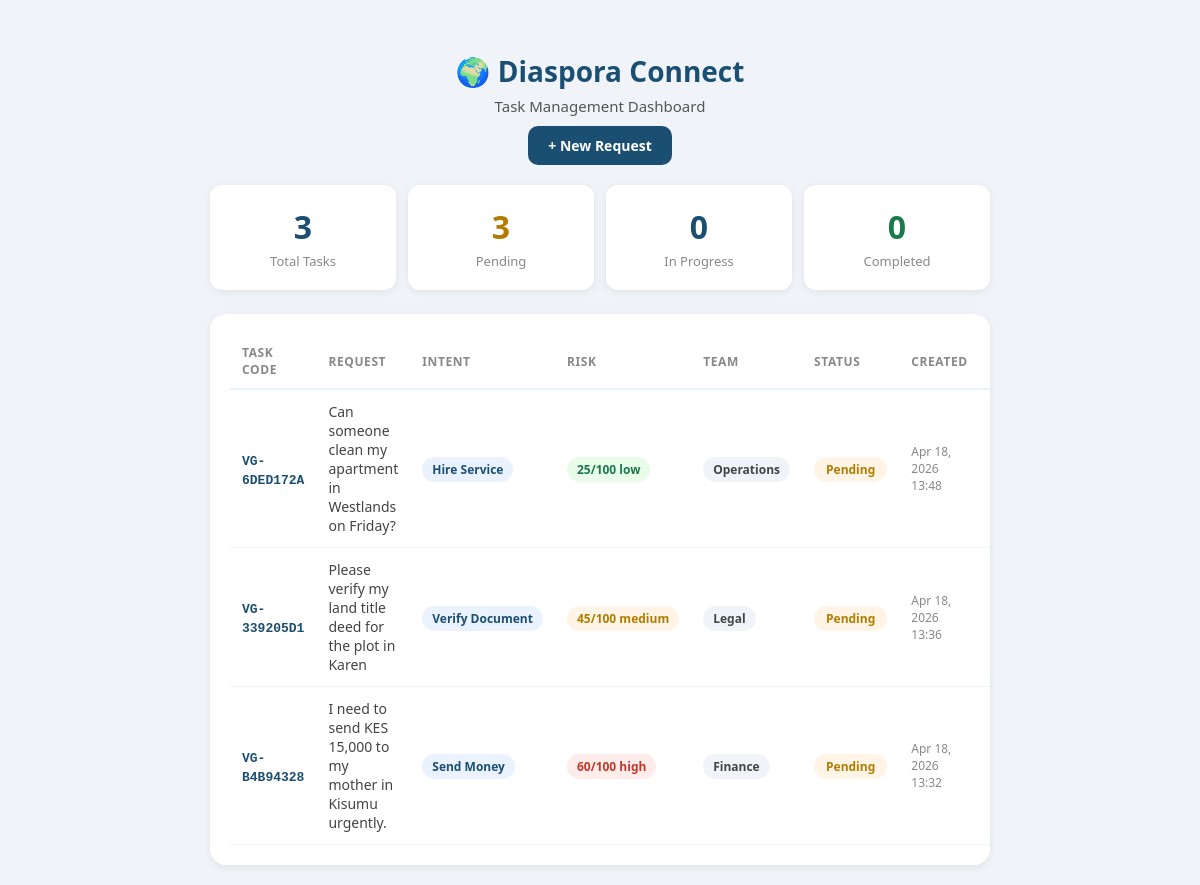
Page /dashboard/ on the earlier database version.
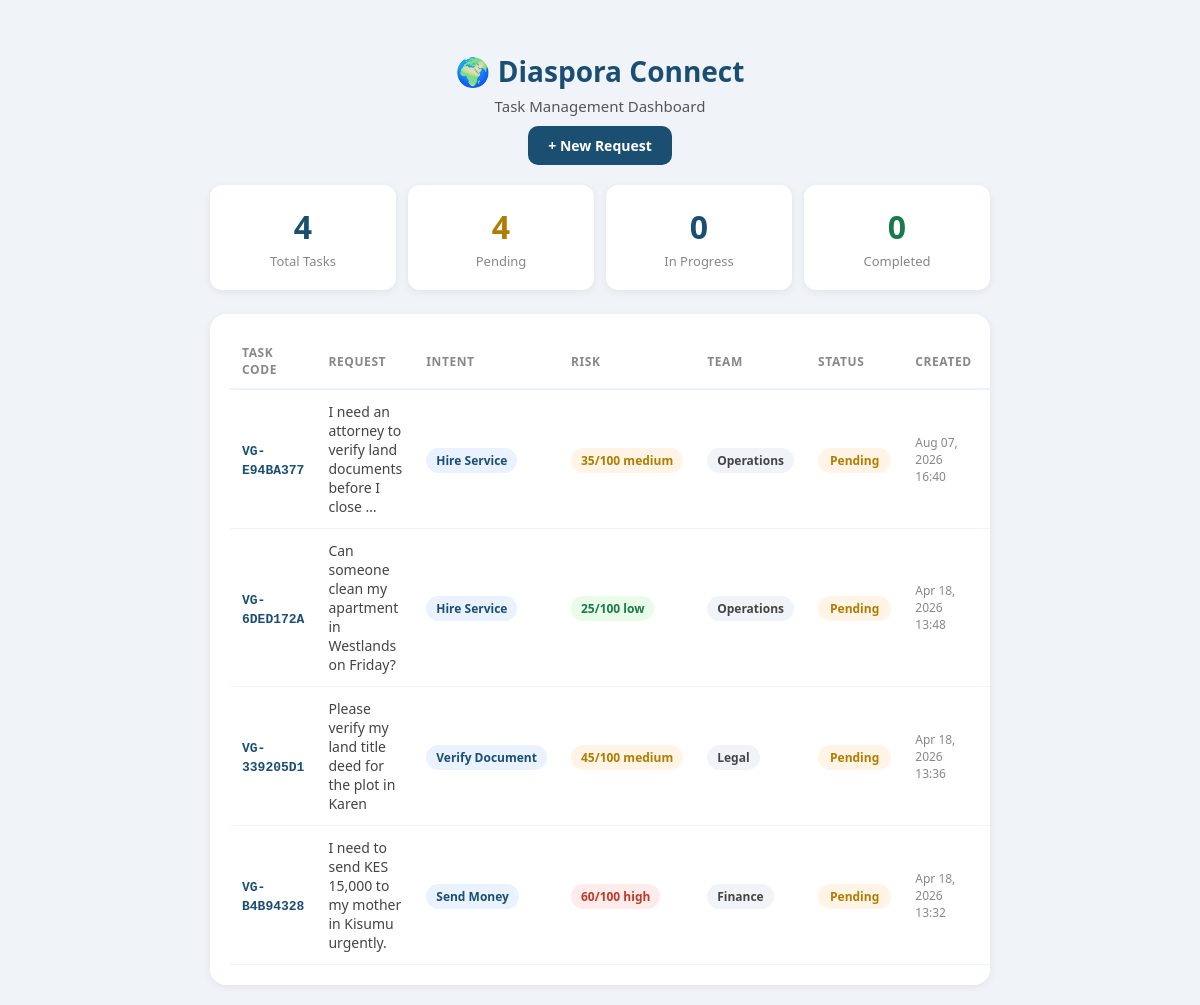
Same page on the later database version.
### assistant/models.py (models this page shows, shortened)
class Task(models.Model):
    INTENT_CHOICES = [
        ('send_money', 'Send Money'),
        ('hire_service', 'Hire Service'),
        ('verify_document', 'Verify Document'),
        ('airport_transfer', 'Airport Transfer'),
        ('check_status', 'Check Status'),
    ]
    STATUS_CHOICES = [
        ('pending', 'Pending'),
        ('in_progress', 'In Progress'),
        ('completed', 'Completed'),
    ]
    TEAM_CHOICES = [
        ('finance', 'Finance'),
        ('operations', 'Operations'),
        ('legal', 'Legal'),
        ('logistics', 'Logistics'),
    ]
    task_code        = models.CharField(max_length=20, unique=True, default=generate_task_code)
    original_request = models.TextField()
    intent           = models.CharField(max_length=50, choices=INTENT_CHOICES)
    entities         = models.JSONField(default=dict)
    risk_score       = models.IntegerField(default=0)
    risk_label       = models.CharField(max_length=20, default='low')
    status           = models.CharField(max_length=20, choices=STATUS_CHOICES, default='pending')
    assigned_team    = models.CharField(max_length=50, choices=TEAM_CHOICES, default='operations')
    created_at       = models.DateTimeField(auto_now_add=True)
    updated_at       = models.DateTimeField(auto_now=True)
    class Meta:
        ordering = ['-created_at']

### assistant/views.py (the view)
# urls.py: path('dashboard/', views.dashboard, name='dashboard'),
def dashboard(request):
    tasks = Task.objects.all()
    return render(request, 'assistant/dashboard.html', {
        'tasks': tasks,
        'total_tasks': tasks.count(),
        'pending_count': tasks.filter(status='pending').count(),
        'inprogress_count': tasks.filter(status='in_progress').count(),
        'completed_count': tasks.filter(status='completed').count(),
    })

### templates/assistant/dashboard.html (shortened to what this page needs)
<!DOCTYPE html>
<html lang="en">
<head>
  {% load static %}
  <link rel="stylesheet" href="{% static 'css/style.css' %}">
  <link rel="stylesheet" href="{% static 'css/dashboard.css' %}">
</head>
<body>
  <div class="container">
    <header class="header">
      <div class="logo">🌍 Diaspora Connect</div>
      <p class="tagline">Task Management Dashboard</p>
      <a href="/" class="new-task-btn">+ New Request</a>
    </header>
    <div class="stats-bar">
      <div class="stat-item">
        <div class="stat-number">{{ total_tasks }}</div>
        <div class="stat-label">Total Tasks</div>
      </div>
      <div class="stat-item">
        <div class="stat-number pending-color">{{ pending_count }}</div>
        <div class="stat-label">Pending</div>
      </div>
      <div class="stat-item">
        <div class="stat-number inprogress-color">{{ inprogress_count }}</div>
        <div class="stat-label">In Progress</div>
      </div>
      <div class="stat-item">
        <div class="stat-number completed-color">{{ completed_count }}</div>
        <div class="stat-label">Completed</div>
      </div>
    </div>
    <div class="table-wrapper">
      {% if tasks %}
      <table class="tasks-table">
        <thead>
          <tr>
            <th>Task Code</th>
            <th>Request</th>
            <th>Intent</th>
            <th>Risk</th>
            <th>Team</th>
            <th>Status</th>
            <th>Created</th>
            <th>Action</th>
          </tr>
        </thead>
        <tbody>
          {% for task in tasks %}
          <tr id="row-{{ task.task_code }}">
            <td><span class="task-code">{{ task.task_code }}</span></td>
            <td class="request-text">{{ task.original_request|truncatechars:60 }}</td>
            <td><span class="intent-badge">{{ task.get_intent_display }}</span></td>
            <td>
              <span class="risk-badge risk-{{ task.risk_label }}">
                {{ task.risk_score }}/100 {{ task.risk_label }}
              </span>
            </td>
            <td><span class="team-badge">{{ task.assigned_team }}</span></td>
            <td>
              <span class="status-badge status-{{ task.status }}" id="status-{{ task.task_code }}">
                {{ task.get_status_display }}
              </span>
            </td>
            <td class="date-text">{{ task.created_at|date:"M d, Y H:i" }}</td>
            <td>
            </td>
          </tr>
          {% endfor %}
        </tbody>
      </table>
      {% else %}
      <div class="empty-state">
        <p>🌍 No tasks yet.</p>
        <a href="/" class="new-task-btn">Submit your first request</a>
      </div>
      {% endif %}
    </div>
  </div>
</body>
</html>

### static/css/style.css (style rules this page uses)
* { box-sizing: border-box; margin: 0; padding: 0; }
body { font-family: 'Segoe UI', sans-serif; background: #f0f4f8; color: #1a1a2e; min-height: 100vh; padding: 20px; }
.container { max-width: 780px; margin: 0 auto; }
.header { text-align: center; padding: 32px 0 20px; }
.logo { font-size: 28px; font-weight: 700; color: #1b4f72; }
.tagline { color: #555; margin-top: 6px; font-size: 15px; }
.risk-low { color: #1a7a4a; }
.risk-medium { color: #b07d00; }
.risk-high { color: #c0392b; }

### static/css/dashboard.css (style rules this page uses)
.new-task-btn { display: inline-block; background: #1b4f72; color: white; padding: 10px 20px; border-radius: 10px; text-decoration: none; font-weight: 600; font-size: 14px; margin-top: 10px; }
.stats-bar { display: grid; grid-template-columns: repeat(4, 1fr); gap: 12px; margin-bottom: 24px; }
.stat-item { background: white; border-radius: 12px; padding: 20px; text-align: center; box-shadow: 0 2px 8px rgba(0,0,0,0.07); }
.stat-number { font-size: 32px; font-weight: 700; color: #1b4f72; }
.stat-label { font-size: 13px; color: #888; margin-top: 4px; }
.pending-color { color: #b07d00 !important; }
.inprogress-color { color: #1b4f72 !important; }
.completed-color { color: #1a7a4a !important; }
.table-wrapper { background: white; border-radius: 16px; padding: 20px; box-shadow: 0 2px 8px rgba(0,0,0,0.07); overflow-x: auto; }
.tasks-table { width: 100%; border-collapse: collapse; font-size: 14px; }
.tasks-table th { text-align: left; padding: 10px 12px; font-size: 12px; color: #888; text-transform: uppercase; letter-spacing: 0.05em; border-bottom: 2px solid #eaf2ff; }
.tasks-table td { padding: 12px; border-bottom: 1px solid #f0f4f8; vertical-align: middle; }
.task-code { font-family: monospace; font-weight: 700; color: #1b4f72; font-size: 13px; }
.request-text { color: #444; max-width: 200px; }
.date-text { color: #888; font-size: 12px; }
.intent-badge { background: #eaf2ff; color: #1b4f72; padding: 4px 10px; border-radius: 20px; font-size: 12px; font-weight: 600; white-space: nowrap; }
.team-badge { background: #f0f4f8; color: #444; padding: 4px 10px; border-radius: 20px; font-size: 12px; font-weight: 600; text-transform: capitalize; }
.risk-badge { padding: 4px 10px; border-radius: 20px; font-size: 12px; font-weight: 600; white-space: nowrap; }
.risk-low { background: #e9fbe9; color: #1a7a4a; }
.risk-medium { background: #fff4e5; color: #b07d00; }
.risk-high { background: #fdecea; color: #c0392b; }
.status-badge { padding: 4px 12px; border-radius: 20px; font-size: 12px; font-weight: 600; }
.status-pending { background: #fff4e5; color: #b07d00; }

Differences in the rows shown:
added Task: task_code "VG-E94BA377", original_request "I need an attorney to verify land documents before I close …", intent "Hire Service", risk_score "35", risk_label "medium", assigned_team "Operations", status "Pending", created_at "Aug 07, 2026 16:40"
Other differences:
{{ total_tasks }}: "3" → "4"
{{ pending_count }}: "3" → "4"
